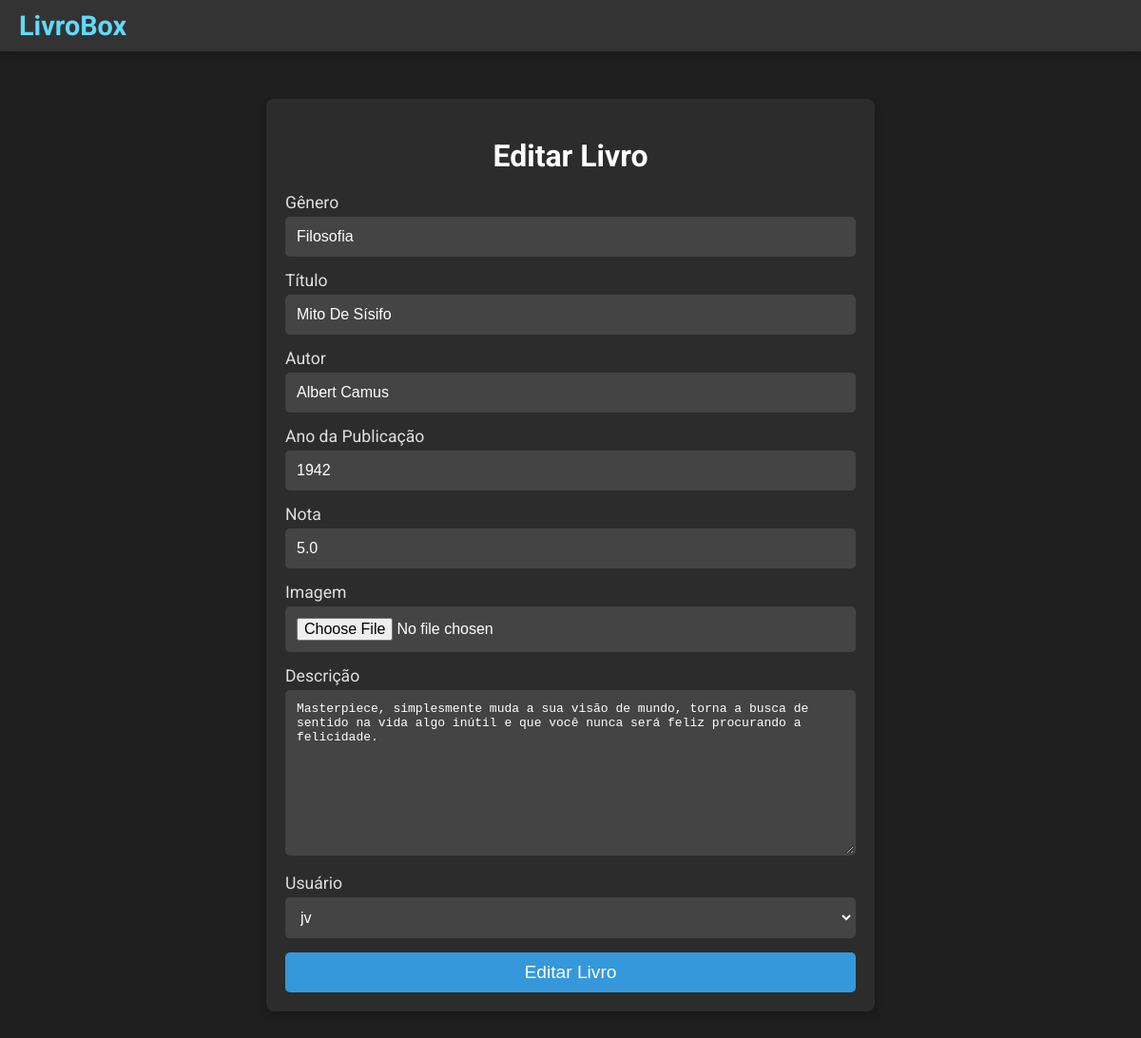
Screenshot of /editar-livro/4 with the database file from the repository.
### app/models.py (models this page shows)
class Livro(models.Model):
    genero = models.CharField(max_length=50, default= '')
    titulo = models.CharField(max_length=200)
    autor = models.CharField(max_length=100)
    ano_publicacao = models.IntegerField()
    nota = models.FloatField(
        validators=[MinValueValidator(0), MaxValueValidator(5)], null=True
    )
    imagem = models.ImageField(upload_to='livros/', default='livros/default.jpg')
    descrição = models.CharField (max_length= 1000, default= '')
    usuario = models.ForeignKey(
        to=User,
        on_delete=models.SET_NULL,
        null=True,
        blank=False,
        related_name="user",
    )

### app/views.py (the view)
# urls.py: path('editar-livro/<int:livro_id>', views.editar_livro, name='editar_livro'),
def editar_livro(request, livro_id):
    livro = Livro.objects.get(id=livro_id)
    form = LivroForms(instance=livro)
    if request.method == 'POST':
        form = LivroForms(request.POST, request.FILES, instance=livro)
        if form.is_valid():
            form.save()
            messages.success(request, 'Livro editado!')
            return redirect('index')
    return render(request, 'app/editar_livro.html', {'form': form, 'livro_id': livro_id})

### app/templates/app/editar_livro.html (shortened to what this page needs)
<!DOCTYPE html>
<html lang="en">
<head>
</head>
<body>
    <div class="navbar">
        <div class="logo">
            <a href="/">LivroBox</a>
        </div>
    </div>
    <div class="login-container">
        <h1>Editar Livro</h1>
        <form method="POST" action="{% url 'editar_livro' livro_id %}" enctype="multipart/form-data">
            <div class="row">
                {% for field in form.visible_fields %}
                <div>
                    <label for="{{ field.id_for_label }}">{{ field.label }}</label>
                    {{ field }}
                </div>
                {% endfor %}
            </div>
            <div>
                <button type="submit">Editar Livro</button>
            </div>
        </form>
    </div>
</body>
</html>

### app/templates/app/editar_livro.html (style rules this page uses)
body { font-family: 'Roboto', sans-serif; background-color: #1e1e1e; color: #e0e0e0; margin: 0; padding: 0; }
.navbar { display: flex; justify-content: space-between; align-items: center; background-color: #333; padding: 10px 20px; box-shadow: 0 4px 8px rgba(0, 0, 0, 0.2); }
.navbar .logo a { color: #61dafb; text-decoration: none; font-size: 1.8em; font-weight: bold; }
.login-container { width: 600px; margin: 50px auto; background-color: #2c2c2c; padding: 20px; border-radius: 8px; box-shadow: 0 4px 8px rgba(0, 0, 0, 0.2); }
.login-container h1 { text-align: center; margin-bottom: 20px; color: #fff; }
.login-container label { display: block; margin-bottom: 5px; font-size: 1.1em; }
.login-container input[type="text"], .login-container input[type="password"], .login-container input[type="email"], .login-container input[type="file"], .login-container input[type="date"], .login-container input[type="number"], .login-container textarea, .login-container select { width: 100%; padding: 10px; margin-bottom: 15px; border: none; border-radius: 5px; background-color: #444; color: white; font-size: 1em; box-sizing: border-box; border: 2px solid transparent; transition: border-color 0.3s ease-in-out; }
.login-container button { width: 100%; padding: 10px; background-color: #3498db; color: white; font-size: 1.2em; border: none; border-radius: 5px; cursor: pointer; transition: background-color 0.3s ease-in-out; }

### rows the page displays
Livro: visible_fields "Filosofia" "Mito De Sísifo" "Albert Camus" "1942" "5.0" "Masterpiece, simplesmente muda a sua visão de mundo, torna a busca de sentido na vida algo inútil e que você nunca será feliz procurando a felicidade." "jv"

### other values shown
{{ field.label }} "Gênero" "Título" "Autor" "Ano da Publicação" "Nota" "Imagem" "Descrição" "Usuário"
